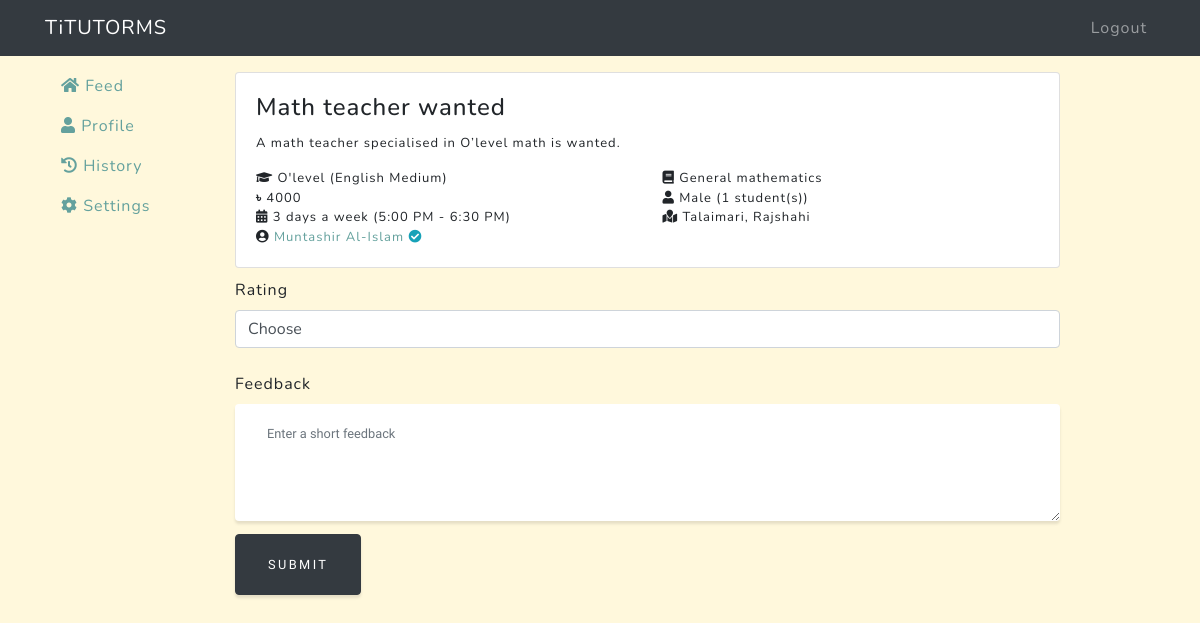
The app's page /tutor/feedback/1/ (signed in) with its own data.
### tuition/models.py (models this page shows, shortened)
class Ad(models.Model):
    ad_time = models.DateTimeField(auto_now=True, verbose_name='Ad time')
    title = models.CharField(max_length=1000, null=False, verbose_name='Title')
    description = models.TextField(verbose_name='Description')
    subjects = models.CharField(max_length=1000, null=False, verbose_name='Subjects')
    type = models.CharField(max_length=200, null=False, verbose_name='Type')
    grade = models.CharField(max_length=200, null=False, verbose_name='Class')
    gender = models.CharField(max_length=20, verbose_name='Gender')
    pref_gender = models.CharField(max_length=20, verbose_name='Preferred Gender')
    std_count = models.IntegerField(verbose_name='Student Count')
    time = models.CharField(max_length=200, verbose_name='Teaching Time')
    days = models.IntegerField(null=False, verbose_name='How many days a week')
    location = models.CharField(max_length=1000, null=False, verbose_name='Location')
    salary = models.IntegerField(null=False, verbose_name='Monthly Salary')
    client = models.ForeignKey(User, on_delete=models.CASCADE)
    taken = models.BooleanField(default=False, verbose_name='Taken')  # Whether the job is taken
    timeout = models.DateTimeField(null=False, verbose_name='Run This Ad Until')  # The Ad will be available until that time

### users/models.py (models this page shows, shortened)
class User(AbstractBaseUser):
    email = models.EmailField(
        verbose_name='Email address',
        max_length=255,
        unique=True,
    )
    is_active = models.BooleanField(default=True)
    is_admin = models.BooleanField(default=False)
    is_client = models.BooleanField(default=False)
    is_tutor = models.BooleanField(default=False)
    name = models.CharField(max_length=100, null=False, verbose_name='Full name')
    bio = models.CharField(max_length=1000, verbose_name='Bio')
    location = models.CharField(max_length=1000, verbose_name='Location')
    gender = models.CharField(max_length=20, verbose_name='Gender')
    title = models.CharField(max_length=1000, verbose_name='Overview title')  # Overview title
    overview = models.TextField(verbose_name='Overview')
    expertise = models.CharField(max_length=1000, verbose_name='Expertise')
    profile_img = models.TextField(verbose_name='Profile Image', blank=True)
    USERNAME_FIELD = 'email'
    REQUIRED_FIELDS = ['name']
    objects = UserManager()

### tutor/decorators.py (the view)
    def wrapper(request, *args, **kwargs):
        decorated_view_func = login_required(request)
        if not decorated_view_func.user.is_authenticated:
            messages.warning(request, 'Please login first')
            return redirect('login-page')
        if not request.user.is_tutor:
            return redirect('home-page')
        else:
            return function(request, *args, **kwargs)

### tutor/views.py (called while the page is built)
def get_feed(request, ad):
    proposal = ad.proposal_set.filter(tutor=request.user)
    feedback = TutorFeedback.objects.filter(ad=ad)
    return {
        'pk': ad.pk,
        'title': ad.title,
        'description': ad.description,
        'grade': ad.grade,
        'type': ad.type,
        'subjects': ad.subjects,
        'salary': ad.salary,
        'gender': ad.gender,
        'std_count': ad.std_count,
        'days': ad.days,
        'time': ad.time,
        'location': ad.location,
        'client': ad.client,
        'already_applied': proposal.exists(),
        'proposal': proposal[0].proposal if proposal.exists() else False,
        'questions': ad.question_set,
        'answers': proposal[0].answer_set if proposal.exists() else False,
        'feedback': feedback[0] if feedback else False,
    }

### tutor/templates/tutor/feedback.html (shortened to what this page needs)
{% extends 'tutor/base_tutor.html' %}
{% block content %}
    <div class="view-ad">
      {% include 'tutor/single_ad.inc.html' %}
    </div>
    <form method="post">
      <label for="rating">Rating</label>
      <select class="form-control" name="rating" id="rating" required>
          <option value="" disabled selected>Choose</option>
      </select><br>
      <label for="feedback">Feedback</label>
      <textarea class="form-control" name="feedback" id="feedback" placeholder="Enter a short feedback" rows="4">{{ feedback }}</textarea>
      <button type="submit" class="btn btn-dark">Submit</button>
    </form>
{% endblock content %}

### tutor/templates/tutor/single_ad.inc.html (shortened to what this page needs)
{% if feed.already_applied and display_url %}
<div class="ad border-success card" style="border-top-width: thick;">
  <div class="bg-success card-text text-light" style="padding: 0 10px;">
    <i class="fa-check fas"></i> Applied
  </div>
{% else %}
<div class="ad card">
{% endif %}
  <div class="card-body">
    <h4 class="card-title">
    {% if display_url %}
        <a class="card-link" href="{% url 'tutor-apply' feed.pk %}">{{ feed.title }}</a>
    {% else %}
        {{ feed.title }}
    {% endif %}
    </h4>
    <p class="card-text">{{ feed.description }}</p>
    <div class="row">
      <div class="col-md-6" title="Class and medium"><i class="fa fa-graduation-cap"></i> {{ feed.grade }} ({{ feed.type }})</div>
      <div class="col-md-6" title="Subjects"><i class="fa fa-book"></i> {{ feed.subjects }}</div>
    </div>
    <div class="row">
      <div class="col-md-6" title="Monthly salary"><i class="fa">৳</i> {{ feed.salary }}</div>
      <div class="col-md-6" title="Student gender and count"><i class="fa fa-user"></i> {{ feed.gender }} ({{ feed.std_count }} student(s))</div>
    </div>
    <div class="row">
      <div class="col-md-6" title="Date and time">
        <i class="fa fa-calendar-alt"></i>
        {{ feed.days }} days a week
        {% if feed.time %}
            ({{ feed.time }})
        {% endif %}
      </div>
      <div class="col-md-6" title="Location"><i class="fa fa-map-marked"></i> {{ feed.location }}</div>
    </div>
    <div class="row">
      <div class="col-md-12" title="Client name"><i class="fa fa-user-circle"></i>
          <a class="card-link" href="{% url 'tutor-profile' feed.client.pk %}">{{ feed.client.name }}</a>
          {% if feed.client.verification_set.first.verified %}
            <i class="text-info fas fa-check-circle" title="Verified client"></i>
          {% endif %}
      </div>
    </div>
  </div>
</div>

### tutor/templates/tutor/feedback.html (style rules this page uses)
div.view-ad { margin-top: 1rem; margin-bottom: 10px; }

### records on screen
Ad: title "Math teacher wanted", description "A math teacher specialised in O’level math is wanted.", grade "O'level", type "English Medium", subjects "General mathematics", gender "Male", time "5:00 PM - 6:30 PM", location "Talaimari, Rajshahi"
User: client.name "Muntashir Al-Islam"

### other values on screen
{{ feed.salary }} "4000"
{{ feed.std_count }} "1"
{{ feed.days }} "3"
